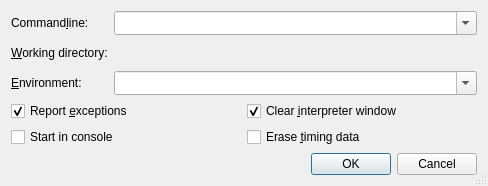
<?xml version="1.0" encoding="UTF-8"?>
<ui version="4.0">
 <class>StartProfileDialog</class>
 <widget class="QDialog" name="StartProfileDialog">
  <property name="geometry">
   <rect>
    <x>0</x>
    <y>0</y>
    <width>488</width>
    <height>186</height>
   </rect>
  </property>
  <property name="windowTitle">
   <string>Start profiling</string>
  </property>
  <property name="sizeGripEnabled">
   <bool>true</bool>
  </property>
  <layout class="QVBoxLayout" name="verticalLayout">
   <item>
    <layout class="QGridLayout" name="gridLayout">
     <item row="0" column="0">
      <widget class="QLabel" name="TextLabel1">
       <property name="text">
        <string>Command&amp;line:</string>
       </property>
       <property name="buddy">
        <cstring>cmdlineCombo</cstring>
       </property>
      </widget>
     </item>
     <item row="0" column="1">
      <widget class="QComboBox" name="cmdlineCombo">
       <property name="sizePolicy">
        <sizepolicy hsizetype="Expanding" vsizetype="Fixed">
         <horstretch>0</horstretch>
         <verstretch>0</verstretch>
        </sizepolicy>
       </property>
       <property name="toolTip">
        <string>Enter the commandline parameters</string>
       </property>
       <property name="whatsThis">
        <string>&lt;b&gt;Commandline&lt;/b&gt;
&lt;p&gt;Enter the commandline parameters in this field.&lt;/p&gt;</string>
       </property>
       <property name="editable">
        <bool>true</bool>
       </property>
       <property name="insertPolicy">
        <enum>QComboBox::InsertAtTop</enum>
       </property>
       <property name="sizeAdjustPolicy">
        <enum>QComboBox::AdjustToMinimumContentsLengthWithIcon</enum>
       </property>
       <property name="duplicatesEnabled">
        <bool>false</bool>
       </property>
      </widget>
     </item>
     <item row="1" column="0">
      <widget class="QLabel" name="TextLabel2">
       <property name="text">
        <string>&amp;Working directory:</string>
       </property>
       <property name="buddy">
        <cstring>workdirPicker</cstring>
       </property>
      </widget>
     </item>
     <item row="1" column="1">
      <widget class="E5ComboPathPicker" name="workdirPicker" native="true">
       <property name="sizePolicy">
        <sizepolicy hsizetype="Expanding" vsizetype="Preferred">
         <horstretch>0</horstretch>
         <verstretch>0</verstretch>
        </sizepolicy>
       </property>
       <property name="focusPolicy">
        <enum>Qt::WheelFocus</enum>
       </property>
       <property name="toolTip">
        <string>Enter the working directory</string>
       </property>
       <property name="whatsThis">
        <string>&lt;b&gt;Working directory&lt;/b&gt;
&lt;p&gt;Enter the working directory of the application to be debugged. Leave it empty to set the working directory to the executable directory.&lt;/p&gt;</string>
       </property>
      </widget>
     </item>
     <item row="2" column="0">
      <widget class="QLabel" name="textLabel1">
       <property name="text">
        <string>&amp;Environment:</string>
       </property>
       <property name="buddy">
        <cstring>environmentCombo</cstring>
       </property>
      </widget>
     </item>
     <item row="2" column="1">
      <widget class="QComboBox" name="environmentCombo">
       <property name="sizePolicy">
        <sizepolicy hsizetype="Expanding" vsizetype="Fixed">
         <horstretch>0</horstretch>
         <verstretch>0</verstretch>
        </sizepolicy>
       </property>
       <property name="toolTip">
        <string>Enter the environment variables to be set.</string>
       </property>
       <property name="whatsThis">
        <string>&lt;b&gt;Environment&lt;/b&gt;
&lt;p&gt;Enter the environment variables to be set for the program. The individual settings must be separated by whitespace and be given in the form 'var=value'. In order to add to an environment variable, enter it in the form 'var+=value'.&lt;/p&gt;
&lt;p&gt;Example: var1=1 var2=&quot;hello world&quot; var3+=&quot;:/tmp&quot;&lt;/p&gt;</string>
       </property>
       <property name="editable">
        <bool>true</bool>
       </property>
       <property name="insertPolicy">
        <enum>QComboBox::InsertAtTop</enum>
       </property>
       <property name="sizeAdjustPolicy">
        <enum>QComboBox::AdjustToMinimumContentsLengthWithIcon</enum>
       </property>
       <property name="duplicatesEnabled">
        <bool>false</bool>
       </property>
      </widget>
     </item>
    </layout>
   </item>
   <item>
    <layout class="QGridLayout" name="gridLayout_2">
     <item row="0" column="0">
      <widget class="QCheckBox" name="exceptionCheckBox">
       <property name="toolTip">
        <string>Uncheck to disable exception reporting</string>
       </property>
       <property name="whatsThis">
        <string>&lt;b&gt;Report exceptions&lt;/b&gt;
&lt;p&gt;Uncheck this in order to disable exception reporting.&lt;/p&gt;</string>
       </property>
       <property name="text">
        <string>Report &amp;exceptions</string>
       </property>
       <property name="shortcut">
        <string>Alt+E</string>
       </property>
       <property name="checked">
        <bool>true</bool>
       </property>
      </widget>
     </item>
     <item row="0" column="1">
      <widget class="QCheckBox" name="clearShellCheckBox">
       <property name="toolTip">
        <string>Select to clear the display of the interpreter window</string>
       </property>
       <property name="whatsThis">
        <string>&lt;b&gt;Clear interpreter window&lt;/b&gt;&lt;p&gt;This clears the display of the interpreter window before starting the debug client.&lt;/p&gt;</string>
       </property>
       <property name="text">
        <string>Clear &amp;interpreter window</string>
       </property>
       <property name="checked">
        <bool>true</bool>
       </property>
      </widget>
     </item>
     <item row="1" column="0">
      <widget class="QCheckBox" name="consoleCheckBox">
       <property name="toolTip">
        <string>Select to start the debugger in a console window</string>
       </property>
       <property name="whatsThis">
        <string>&lt;b&gt;Start in console&lt;/b&gt;
&lt;p&gt;Select to start the debugger in a console window. The console command has to be configured on the Debugger-&amp;gt;General page&lt;/p&gt;</string>
       </property>
       <property name="text">
        <string>Start in console</string>
       </property>
      </widget>
     </item>
     <item row="1" column="1">
      <widget class="QCheckBox" name="eraseCheckBox">
       <property name="toolTip">
        <string>Select this to erase the collected timing data</string>
       </property>
       <property name="whatsThis">
        <string>&lt;b&gt;Erase timing data&lt;/b&gt;
&lt;p&gt;Select this to erase the collected timing data before the next profiling run.&lt;/p&gt;</string>
       </property>
       <property name="text">
        <string>Erase &amp;timing data</string>
       </property>
       <property name="shortcut">
        <string>Alt+C</string>
       </property>
      </widget>
     </item>
    </layout>
   </item>
   <item>
    <widget class="QDialogButtonBox" name="buttonBox">
     <property name="orientation">
      <enum>Qt::Horizontal</enum>
     </property>
     <property name="standardButtons">
      <set>QDialogButtonBox::Cancel|QDialogButtonBox::Ok</set>
     </property>
    </widget>
   </item>
  </layout>
 </widget>
 <pixmapfunction>qPixmapFromMimeSource</pixmapfunction>
 <customwidgets>
  <customwidget>
   <class>E5ComboPathPicker</class>
   <extends>QWidget</extends>
   <header>E5Gui/E5PathPicker.h</header>
   <container>1</container>
  </customwidget>
 </customwidgets>
 <tabstops>
  <tabstop>cmdlineCombo</tabstop>
  <tabstop>workdirPicker</tabstop>
  <tabstop>environmentCombo</tabstop>
  <tabstop>exceptionCheckBox</tabstop>
  <tabstop>clearShellCheckBox</tabstop>
  <tabstop>consoleCheckBox</tabstop>
  <tabstop>eraseCheckBox</tabstop>
 </tabstops>
 <resources/>
 <connections>
  <connection>
   <sender>buttonBox</sender>
   <signal>accepted()</signal>
   <receiver>StartProfileDialog</receiver>
   <slot>accept()</slot>
   <hints>
    <hint type="sourcelabel">
     <x>20</x>
     <y>150</y>
    </hint>
    <hint type="destinationlabel">
     <x>23</x>
     <y>173</y>
    </hint>
   </hints>
  </connection>
  <connection>
   <sender>buttonBox</sender>
   <signal>rejected()</signal>
   <receiver>StartProfileDialog</receiver>
   <slot>reject()</slot>
   <hints>
    <hint type="sourcelabel">
     <x>116</x>
     <y>154</y>
    </hint>
    <hint type="destinationlabel">
     <x>116</x>
     <y>171</y>
    </hint>
   </hints>
  </connection>
 </connections>
</ui>
